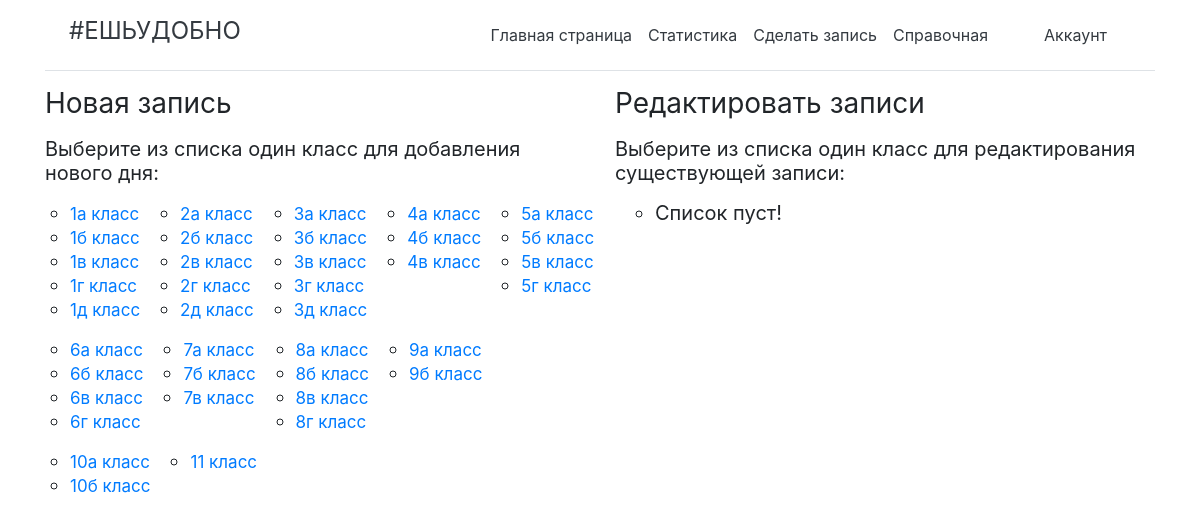
/write/ (signed in), run on an earlier commit of the app's database.
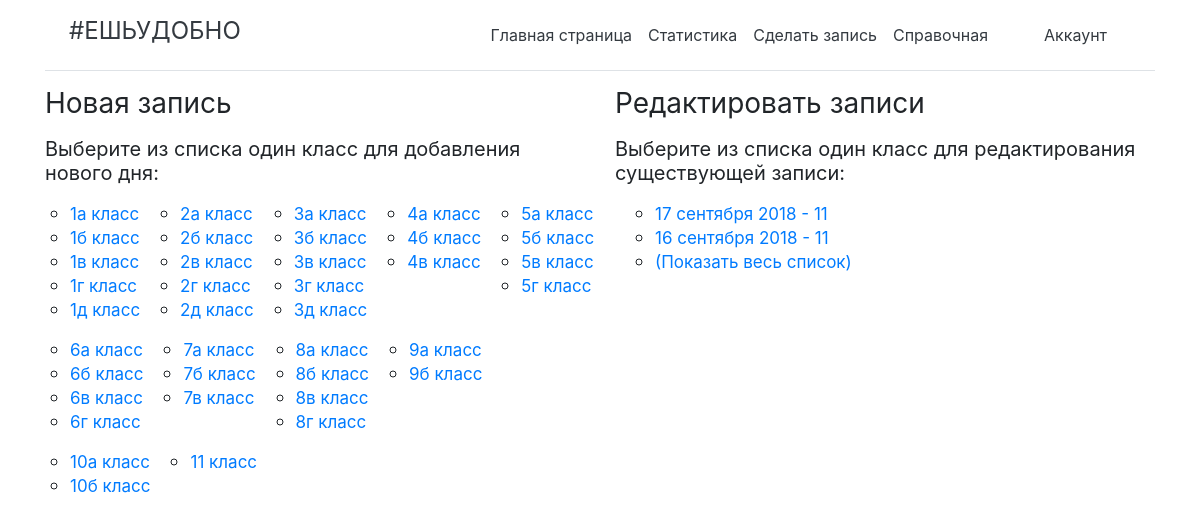
And on a later commit of the database.
### app/models.py (models this page shows, shortened)
class SchoolClass(models.Model):
    school_class = models.CharField(max_length=10, help_text = 'Класс')
    stats = models.BigIntegerField(default=0)
    number = models.IntegerField()
    class Meta:
    	ordering = ['number']

class State(models.Model):
    date = models.DateField(help_text = '- в формате дд.мм.гггг')
    status = models.CharField(max_length=1)
    people = models.ManyToManyField(People,
        help_text = '-выберите только тех, кто пришел!',
        related_name="peoples",
        blank = 'true')
    school_class = models.CharField(max_length=10)
    school_class_id = models.CharField(max_length=10)
    author = models.CharField(max_length=100)
    availability = models.CharField(max_length=2)
    class Meta:
        ordering = ['-date']

### app/views.py (the view)
# urls.py: path('write/', views.writeindex, name = 'writeindex'),
@login_required
def writeindex(request):
    if request.user.groups.get().name == 'Writer':
        cls = SchoolClass.objects.all()
        view_class = []
        number = [1,2,3,4,5,6,7,8,9,10,11]
        for i in number:
            a = []
            for d in cls:
                if i == d.number:
                    a.append(d)
            view_class.append(a)
        state_list = State.objects.filter(availability='+').order_by('-date')[0:5]
        return render(
            request,
            'app/writeindex.html',
            context = {'view_class':view_class, 'state_list':state_list})
    else:
        return render(
            request,
            'app/permissions.html')

### app/templates/app/writeindex.html (shortened to what this page needs)
{% extends "base_generic.html" %}
{% block content %}
<div class="container">
  <div class="row">
    <div class="col-sm-6">
      <h3 class="font-weight-normal">Новая запись</<h3>
      <h5 class="font-weight-normal">Выберите из списка один класc для добавления нового дня:</<h5>
      {% if view_class %}
        <div class="row">
          {% for i in view_class %}
            <div class="col-xs">
              <ul class="ul">
                {% for d in i %}
                  <li><a href='{{ d.id }}' class="href">{{d.school_class}} класс</a></li>
                {% endfor %}
              </ul>
            </div>
          {% endfor %}
        </div>
      {% else %}
        <li class="list">Список пуст!</li>
      {% endif %}
    </div>
    <div class="col-sm-6">
      <h3 class="font-weight-normal">Редактировать записи</<h3>
      <h5 class="font-weight-normal">Выберите из списка один класс для редактирования существующей записи:</<h5>
      <ul class="ul">
        {% if state_list %}
          {% for i in state_list %}
            <li><a href="edit/{{i.id}}" class="href">{{i.date}} - {{i.school_class}}</a></li>
          {% endfor %}
            <li><a href="{% url 'list'%}" class="href">(Показать весь список)</a></li>
        {% else %}
          <li>Список пуст!</li>
        {% endif %}
      </ul>
    </div>
  </div>
</div>
{% endblock %}

What changed in the data, as far as the page shows it:
added State: date "17 сентября 2018", school_class "11"
added State: date "16 сентября 2018", school_class "11"
Also different on the page:
text no longer shown: "Список пуст!"
text now shown: "(Показать весь список)"
